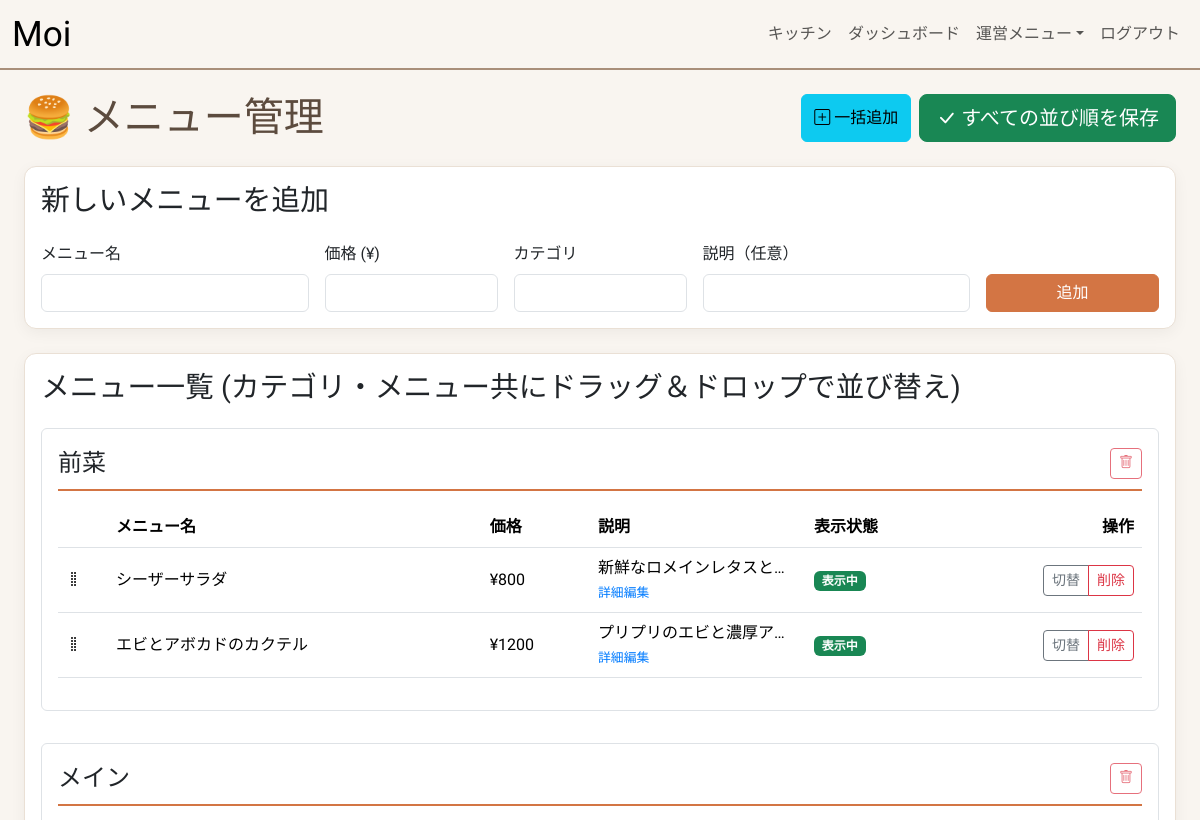
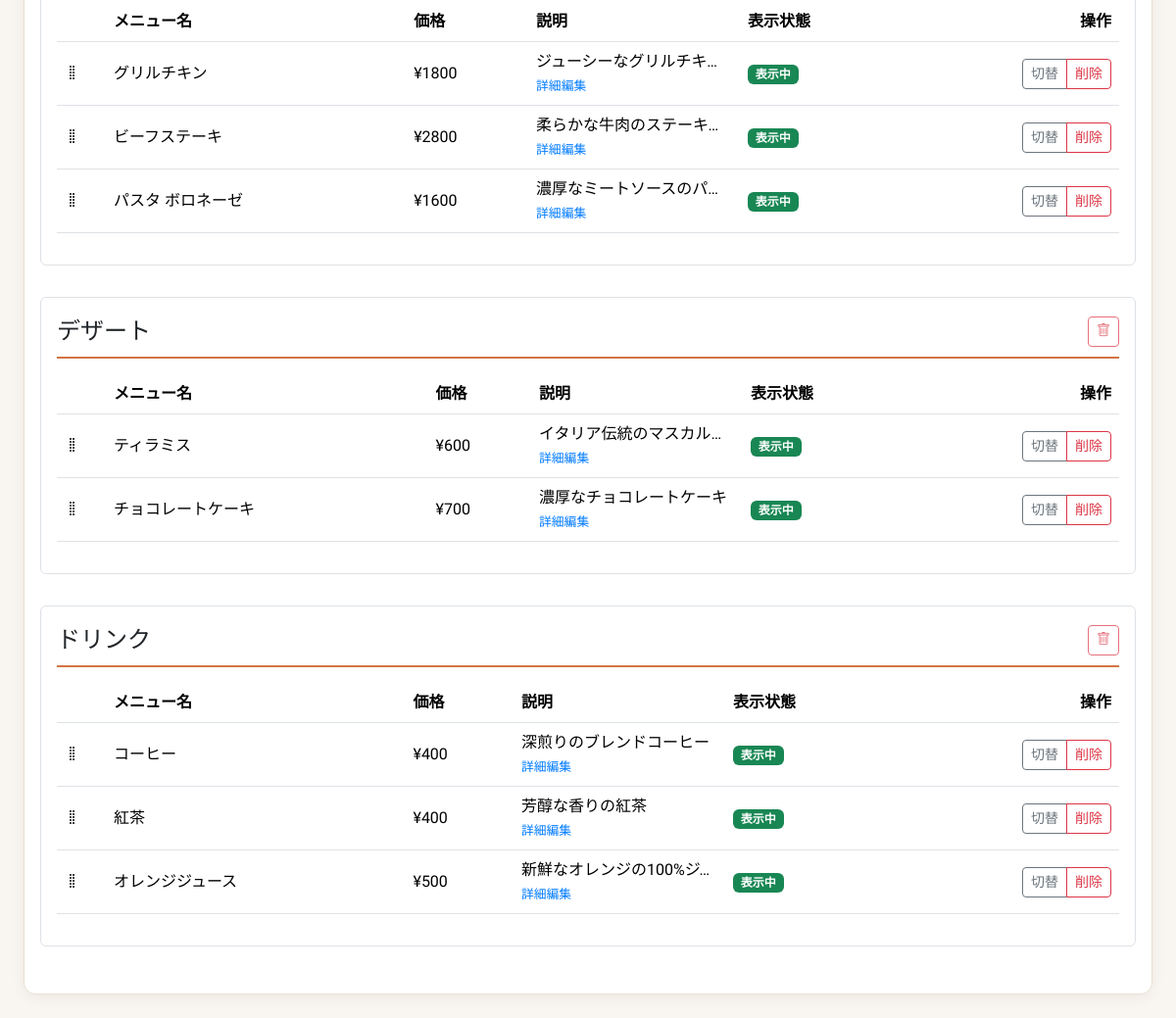
Page /admin/menu (signed in) on the committed database (2 pictures, top to bottom).
### app.py (models this page shows)
class Category(db.Model):
    id = db.Column(db.Integer, primary_key=True)
    name = db.Column(db.String(50), unique=True, nullable=False)
    sort_order = db.Column(db.Integer, default=0, nullable=False)
    items = db.relationship('MenuItem', backref='category_ref', lazy='dynamic', cascade="all, delete-orphan")

class MenuItem(db.Model):
    id = db.Column(db.Integer, primary_key=True)
    name = db.Column(db.String(100), nullable=False)
    price = db.Column(db.Integer, nullable=False)
    description = db.Column(db.Text, nullable=True)  # 商品説明
    active = db.Column(db.Boolean, default=True)
    popularity_count = db.Column(db.Integer, default=0)
    sort_order = db.Column(db.Integer, default=0, nullable=False)
    category_id = db.Column(db.Integer, db.ForeignKey('category.id'), nullable=False)

### app.py (the view)
@app.route('/admin/menu')
@login_required
def admin_menu():
    sorted_categories = Category.query.order_by(Category.sort_order).all()
    categorized_items = []
    for category in sorted_categories:
        items = MenuItem.query.filter_by(category_id=category.id).order_by(MenuItem.sort_order).all()
        categorized_items.append({'category_obj': category, 'item_list': items})
    return render_template('admin_menu.html', categorized_items=categorized_items)

### app.py (called while the page is built)
@app.context_processor
def inject_globals():
    return dict(JST=JST)

@login_manager.user_loader
def load_user(user_id):
    return User.query.get(int(user_id))

### templates/admin_menu.html (shortened to what this page needs)
{% extends 'layout.html' %}
{% block content %}
<div class="page-container">
    <div class="d-flex flex-wrap justify-content-between align-items-center gap-2 mb-4">
        <h1 class="mb-0">🍔 メニュー管理</h1>
        <div class="d-flex gap-2">
            <button class="btn btn-info" data-bs-toggle="modal" data-bs-target="#bulkAddModal">
                <i class="bi bi-plus-square"></i> 一括追加
            </button>
            <button class="btn btn-success btn-lg" id="save-order-btn">
                <i class="bi bi-check-lg"></i> すべての並び順を保存
            </button>
        </div>
    </div>
    <div class="card mb-4">
        <div class="card-header bg-transparent border-0 pt-3">
            <h2>新しいメニューを追加</h2>
        </div>
        <div class="card-body">
            <form id="add-menu-form" class="row g-3 align-items-end">
                <div class="col-12 col-md-3">
                    <label for="name" class="form-label">メニュー名</label>
                    <input type="text" id="name" name="name" required class="form-control">
                </div>
                <div class="col-12 col-md-2">
                    <label for="price" class="form-label">価格 (¥)</label>
                    <input type="number" id="price" name="price" required min="0" class="form-control">
                </div>
                <div class="col-12 col-md-2">
                    <label for="category" class="form-label">カテゴリ</label>
                    <input type="text" id="category" name="category" required class="form-control">
                </div>
                <div class="col-12 col-md-3">
                    <label for="description" class="form-label">説明（任意）</label>
                    <input type="text" id="description" name="description" class="form-control">
                </div>
                <div class="col-12 col-md-2">
                    <button type="submit" class="btn btn-primary w-100">追加</button>
                </div>
            </form>
        </div>
    </div>
    <div class="card">
        <div class="card-header bg-transparent border-0 pt-3">
            <h2>メニュー一覧 (カテゴリ・メニュー共にドラッグ＆ドロップで並び替え)</h2>
        </div>
        <div class="card-body" id="category-container">
            {% for cat_data in categorized_items %}
                <div class="category-block" data-category-id="{{ cat_data.category_obj.id }}">
                    <div class="category-title">
                        <span>{{ cat_data.category_obj.name }}</span>
                        <button class="btn btn-sm btn-outline-danger category-delete-btn"
                                onclick="deleteCategory({{ cat_data.category_obj.id }}, '{{ cat_data.category_obj.name }}', {{ cat_data.item_list|length }})"
                                title="カテゴリを削除">
                            <i class="bi bi-trash"></i>
                        </button>
                    </div>
                    <div class="table-responsive">
                        <table class="table table-hover align-middle">
                            <thead>
                                <tr>
                                    <th style="width: 50px;"></th>
                                    <th>メニュー名</th>
                                    <th>価格</th>
                                    <th style="width: 200px;">説明</th>
                                    <th>表示状態</th>
                                    <th class="text-end">操作</th>
                                </tr>
                            </thead>
                            <tbody class="sortable-list" id="category-list-{{ cat_data.category_obj.id }}">
                                {% for item in cat_data.item_list %}
                                <tr id="item-row-{{ item.id }}" data-id="{{ item.id }}" class="sortable-item">
                                    <td><i class="bi bi-grip-vertical"></i></td>
                                    <td>
                                        <div>{{ item.name }}</div>
                                    </td>
                                    <td>¥{{ item.price | int }}</td>
                                    <td>
                                        <div class="item-description-cell" title="{{ item.description if item.description else '' }}">
                                            {{ item.description if item.description else '-' }}
                                        </div>
                                        <a href="#" class="detail-edit-btn" onclick="editItemDetails({{ item.id }})">詳細編集</a>
                                    </td>
                                    <td>
                                        <span class="badge {% if item.active %}bg-success{% else %}bg-secondary{% endif %}" id="active-badge-{{ item.id }}">
                                            {% if item.active %}表示中{% else %}非表示{% endif %}
                                        </span>
                                    </td>
                                    <td class="text-end">
                                        <div class="btn-group" role="group">
                                            <button class="btn btn-sm btn-outline-secondary" onclick="toggleActive({{ item.id }})">切替</button>
                                            <button class="btn btn-sm btn-outline-danger" onclick="deleteItem({{ item.id }})">削除</button>
                                        </div>
                                    </td>
                                </tr>
                                {% endfor %}
                            </tbody>
                        </table>
                    </div>
                </div>
            {% endfor %}
        </div>
    </div>
</div>
{% endblock %}

### templates/layout.html (shortened to what this page needs)
<!DOCTYPE html>
<html lang="ja">
<head>
    <link href="https://cdn.jsdelivr.net/npm/bootstrap@5.3.3/dist/css/bootstrap.min.css" rel="stylesheet">
    <link href="https://cdn.jsdelivr.net/npm/bootstrap-icons@1.11.3/font/bootstrap-icons.css" rel="stylesheet">
</head>
<body>
    <nav class="navbar navbar-expand-lg navbar-light fixed-top">
        <div class="container-fluid">
            <div class="navbar-brand-container">
                {% set home_url = url_for('index') %}
                {% if session.get('table_id') and session.get('is_customer') %}
                    {% set home_url = url_for('table_menu', table_id=session.get('table_id')) %}
                {% elif current_user.is_authenticated %}
                    {% set home_url = url_for('dashboard') %}
                {% endif %}
                <a class="navbar-brand" href="{{ home_url }}">Moi</a>
            </div>
            <div class="collapse navbar-collapse" id="navbarContent">
                <ul class="navbar-nav ms-auto">
                    {% if current_user.is_authenticated and not session.get('is_customer') %}
                        <li class="nav-item"><a class="nav-link" href="{{ url_for('kitchen') }}">キッチン</a></li>
                        <li class="nav-item"><a class="nav-link" href="{{ url_for('dashboard') }}">ダッシュボード</a></li>
                        <li class="nav-item dropdown">
                            <a class="nav-link dropdown-toggle" href="#" role="button" data-bs-toggle="dropdown" aria-expanded="false">運営メニュー</a>
                        </li>
                        <li class="nav-item"><a class="nav-link" href="{{ url_for('logout') }}">ログアウト</a></li>
                    {% elif session.get('is_customer') %}
                        <li class="nav-item"><a class="nav-link" href="{{ url_for('clear_session') }}">セッション終了</a></li>
                    {% elif not current_user.is_authenticated and not session.get('is_customer') %}
                        <li class="nav-item"><a class="nav-link" href="{{ url_for('login') }}">管理者ログイン</a></li>
                    {% endif %}
                </ul>
            </div>
        </div>
    </nav>
    <main class="main-content container-fluid p-3 p-md-4">
        {% block content %}{% endblock %}
    </main>
</body>
</html>

### templates/layout.html (style rules this page uses)
:root { --font-main: 'Kiwi Maru', serif; --color-background: #F9F5F0; --color-text: #5C4B3E; --color-primary: #D37544; --color-secondary: #A98F7A; }
body { font-family: var(--font-main); background-color: var(--color-background); color: var(--color-text); padding-top: 70px; font-weight: 500; }
h1, h2, h3, h4, h5, h6, .navbar-brand, .btn { font-family: var(--font-main); }
.navbar-brand { font-size: 2.2rem; }
.navbar { background-color: rgba(249, 245, 240, 0.95); backdrop-filter: blur(8px); border-bottom: 2px solid var(--color-secondary); height: 70px; }
.card { background-color: #FFFFFF; border: 1px solid #EAE0D5; box-shadow: 0 4px 15px rgba(0,0,0,0.05); border-radius: 12px; }
.btn-primary { background-color: var(--color-primary); border-color: var(--color-primary); }
.navbar-brand-container { display: flex; align-items: center; }

### templates/admin_menu.html (style rules this page uses)
.page-container { max-width: 1200px; margin: 0 auto; }
.card-header h2 { font-size: 1.8rem; margin-bottom: 0; }
.category-block { margin-bottom: 2rem; border: 1px solid #dee2e6; border-radius: .375rem; padding: 1rem; background-color: #fff; position: relative; }
.category-title { font-size: 1.5rem; border-bottom: 2px solid var(--color-primary); padding-bottom: 0.5rem; margin-bottom: 1rem; cursor: grab; display: flex; justify-content: space-between; align-items: center; }
.category-delete-btn { opacity: 0.7; transition: opacity 0.3s ease; }
.sortable-item { cursor: grab; user-select: none; }
.item-description-cell { max-width: 200px; white-space: nowrap; overflow: hidden; text-overflow: ellipsis; }
.detail-edit-btn { color: #007bff; text-decoration: none; font-size: 0.8rem; }

### rows in the picture
Category: category_obj.name "前菜"
MenuItem: name "シーザーサラダ", price "800", description "新鮮なロメインレタスと…", active "表示中"
MenuItem: name "エビとアボカドのカクテル", price "1200", description "プリプリのエビと濃厚ア…", active "表示中"
Category: category_obj.name "メイン"
MenuItem: name "グリルチキン", price "1800", description "ジューシーなグリルチキ…", active "表示中"
MenuItem: name "ビーフステーキ", price "2800", description "柔らかな牛肉のステーキ…", active "表示中"
MenuItem: name "パスタ ボロネーゼ", price "1600", description "濃厚なミートソースのパ…", active "表示中"
Category: category_obj.name "デザート"
MenuItem: name "ティラミス", price "600", description "イタリア伝統のマスカル…", active "表示中"
MenuItem: name "チョコレートケーキ", price "700", description "濃厚なチョコレートケーキ", active "表示中"
Category: category_obj.name "ドリンク"
MenuItem: name "コーヒー", price "400", description "深煎りのブレンドコーヒー", active "表示中"
MenuItem: name "紅茶", price "400", description "芳醇な香りの紅茶", active "表示中"
MenuItem: name "オレンジジュース", price "500", description "新鮮なオレンジの100%ジ…", active "表示中"
